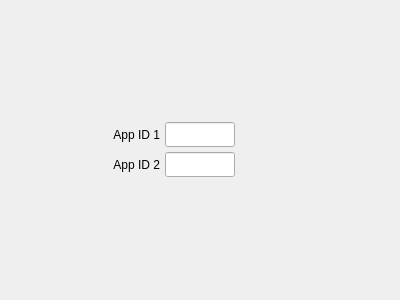
<?xml version="1.0" encoding="UTF-8"?>
<ui version="4.0">
 <class>Form</class>
 <widget class="QWidget" name="Form">
  <property name="geometry">
   <rect>
    <x>0</x>
    <y>0</y>
    <width>400</width>
    <height>300</height>
   </rect>
  </property>
  <property name="windowTitle">
   <string>Form</string>
  </property>
  <layout class="QGridLayout" name="gridLayout_2">
   <item row="0" column="0">
    <layout class="QGridLayout" name="gridLayout">
     <property name="spacing">
      <number>5</number>
     </property>
     <item row="0" column="1">
      <widget class="PyDMLineEdit" name="PyDMLineEdit">
       <property name="minimumSize">
        <size>
         <width>50</width>
         <height>25</height>
        </size>
       </property>
       <property name="maximumSize">
        <size>
         <width>70</width>
         <height>16777215</height>
        </size>
       </property>
       <property name="toolTip">
        <string/>
       </property>
       <property name="alignment">
        <set>Qt::AlignCenter</set>
       </property>
       <property name="channel" stdset="0">
        <string>ca://${P}:TO_APP_SEL_0</string>
       </property>
      </widget>
     </item>
     <item row="1" column="0">
      <widget class="QLabel" name="label_2">
       <property name="text">
        <string>App ID 2</string>
       </property>
       <property name="alignment">
        <set>Qt::AlignRight|Qt::AlignTrailing|Qt::AlignVCenter</set>
       </property>
      </widget>
     </item>
     <item row="0" column="0">
      <widget class="QLabel" name="label">
       <property name="text">
        <string>App ID 1</string>
       </property>
       <property name="alignment">
        <set>Qt::AlignRight|Qt::AlignTrailing|Qt::AlignVCenter</set>
       </property>
      </widget>
     </item>
     <item row="1" column="1">
      <widget class="PyDMLineEdit" name="PyDMLineEdit_2">
       <property name="minimumSize">
        <size>
         <width>50</width>
         <height>25</height>
        </size>
       </property>
       <property name="maximumSize">
        <size>
         <width>70</width>
         <height>16777215</height>
        </size>
       </property>
       <property name="toolTip">
        <string/>
       </property>
       <property name="alignment">
        <set>Qt::AlignCenter</set>
       </property>
       <property name="channel" stdset="0">
        <string>ca://${P}:TO_APP_SEL_1</string>
       </property>
      </widget>
     </item>
     <item row="0" column="2">
      <widget class="PyDMLabel" name="PyDMLabel">
       <property name="minimumSize">
        <size>
         <width>100</width>
         <height>25</height>
        </size>
       </property>
       <property name="toolTip">
        <string/>
       </property>
       <property name="alignment">
        <set>Qt::AlignCenter</set>
       </property>
       <property name="showUnits" stdset="0">
        <bool>true</bool>
       </property>
       <property name="alarmSensitiveContent" stdset="0">
        <bool>true</bool>
       </property>
       <property name="channel" stdset="0">
        <string>ca://${P}:APP_TIMEOUT_0</string>
       </property>
      </widget>
     </item>
     <item row="1" column="2">
      <widget class="PyDMLabel" name="PyDMLabel_2">
       <property name="minimumSize">
        <size>
         <width>0</width>
         <height>25</height>
        </size>
       </property>
       <property name="toolTip">
        <string/>
       </property>
       <property name="alignment">
        <set>Qt::AlignCenter</set>
       </property>
       <property name="showUnits" stdset="0">
        <bool>true</bool>
       </property>
       <property name="alarmSensitiveContent" stdset="0">
        <bool>true</bool>
       </property>
       <property name="channel" stdset="0">
        <string>ca://${P}:APP_TIMEOUT_1</string>
       </property>
      </widget>
     </item>
    </layout>
   </item>
  </layout>
 </widget>
 <customwidgets>
  <customwidget>
   <class>PyDMLabel</class>
   <extends>QLabel</extends>
   <header>pydm.widgets.label</header>
  </customwidget>
  <customwidget>
   <class>PyDMLineEdit</class>
   <extends>QLineEdit</extends>
   <header>pydm.widgets.line_edit</header>
  </customwidget>
 </customwidgets>
 <resources/>
 <connections/>
</ui>
